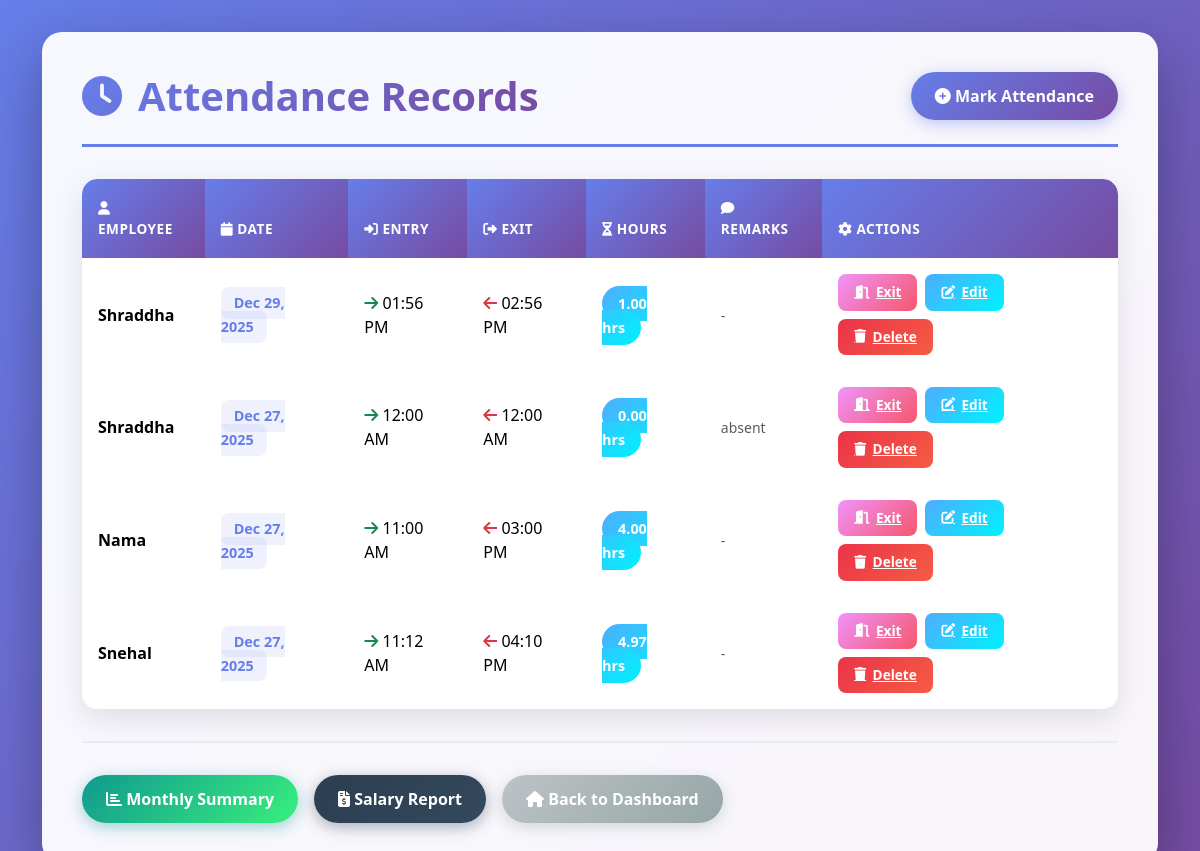
/attendance_view.php (signed in), run on the app's committed database.
### tables this page shows
CREATE TABLE `employee_attendance` (
  `Attendance_ID` int(11) NOT NULL,
  `Employee_ID` int(11) NOT NULL,
  `Attendance_Date` date NOT NULL,
  `Entry_Time` time NOT NULL,
  `Exit_Time` time DEFAULT NULL,
  `Working_Hours` decimal(5,2) DEFAULT NULL,
  `Remarks` varchar(255) DEFAULT NULL,
  `Recorded_At` timestamp NOT NULL DEFAULT current_timestamp()
);

CREATE TABLE `employees` (
  `Employee_ID` int(11) NOT NULL,
  `Employee_Name` varchar(100) NOT NULL,
  `Hourly_Rate` decimal(8,2) NOT NULL DEFAULT 100.00,
  `Status` enum('Active','Inactive') DEFAULT 'Active',
  `Created_At` timestamp NOT NULL DEFAULT current_timestamp()
);

### attendance_view.php (the view, shortened to what this page needs)
<?php
include 'db_connect.php';
$sql = "
SELECT
    a.Attendance_ID,
    e.Employee_Name,
    a.Attendance_Date,
    a.Entry_Time,
    a.Exit_Time,
    a.Working_Hours,
    a.Remarks
FROM EMPLOYEE_ATTENDANCE a
JOIN EMPLOYEES e ON a.Employee_ID = e.Employee_ID
ORDER BY a.Attendance_Date DESC, a.Entry_Time ASC
";
$result = $conn->query($sql);
?>
<!DOCTYPE html>
<html lang="en">
<head>
    <link href="https://cdn.jsdelivr.net/npm/bootstrap@5.3.3/dist/css/bootstrap.min.css" rel="stylesheet">
    <link rel="stylesheet" href="https://cdnjs.cloudflare.com/ajax/libs/font-awesome/6.4.0/css/all.min.css">
</head>
<body>
<div class="container">
    <div class="main-container">
        <div class="page-header">
            <h1 class="page-title">
                <i class="fas fa-clock"></i>
                Attendance Records
            </h1>
            <a href="attendance_entry.php" class="btn btn-gradient">
                <i class="fas fa-plus-circle"></i> Mark Attendance
            </a>
        </div>
        <div class="card-custom">
            <div class="table-container">
                <table class="table table-modern">
                    <thead>
                        <tr>
                            <th><i class="fas fa-user"></i> Employee</th>
                            <th><i class="fas fa-calendar"></i> Date</th>
                            <th><i class="fas fa-sign-in-alt"></i> Entry</th>
                            <th><i class="fas fa-sign-out-alt"></i> Exit</th>
                            <th><i class="fas fa-hourglass-half"></i> Hours</th>
                            <th><i class="fas fa-comment"></i> Remarks</th>
                            <th><i class="fas fa-cog"></i> Actions</th>
                        </tr>
                    </thead>
                    <tbody>
                    <?php if ($result->num_rows > 0): ?>
                        <?php while ($row = $result->fetch_assoc()): ?>
                            <tr>
                                <td class="employee-name">
                                    <?= htmlspecialchars($row['Employee_Name']) ?>
                                </td>
                                <td>
                                    <span class="time-badge">
                                        <?= date('M d, Y', strtotime($row['Attendance_Date'])) ?>
                                    </span>
                                </td>
                                <td>
                                    <i class="fas fa-arrow-right text-success"></i>
                                    <?= date('h:i A', strtotime($row['Entry_Time'])) ?>
                                </td>
                                <td>
                                    <?php if ($row['Exit_Time']): ?>
                                        <i class="fas fa-arrow-left text-danger"></i>
                                        <?= date('h:i A', strtotime($row['Exit_Time'])) ?>
                                    <?php else: ?>
                                        <span class="badge-pending">Pending</span>
                                    <?php endif; ?>
                                </td>
                                <td>
                                    <?php if ($row['Working_Hours']): ?>
                                        <span class="badge-hours">
                                            <?= number_format($row['Working_Hours'], 2) ?> hrs
                                        </span>
                                    <?php else: ?>
                                        <span class="text-muted">-</span>
                                    <?php endif; ?>
                                </td>
                                <td>
                                    <small class="text-muted">
                                        <?= htmlspecialchars($row['Remarks']) ?: '-' ?>
                                    </small>
                                </td>
                                <td>
                                    <div class="action-buttons">
                                        <a href="attendance_exit_update.php?id=<?= $row['Attendance_ID'] ?>"
                                           class="btn-action btn-exit">
                                            <i class="fas fa-door-open"></i> Exit
                                        </a>
                                        <a href="attendance_edit.php?id=<?= $row['Attendance_ID'] ?>"
                                           class="btn-action btn-edit">
                                            <i class="fas fa-edit"></i> Edit
                                        </a>
                                        <a href="attendance_delete.php?id=<?= $row['Attendance_ID'] ?>"
                                           class="btn-action btn-delete"
                                           onclick="return confirm('Are you sure you want to delete this record?')">
                                            <i class="fas fa-trash"></i> Delete
                                        </a>
                                    </div>
                                </td>
                            </tr>
                        <?php endwhile; ?>
                    <?php endif; ?>
                    </tbody>
                </table>
            </div>
        </div>
        <div class="bottom-actions">
            <a href="attendance_monthly_summary.php" class="btn btn-gradient btn-success-gradient">
                <i class="fas fa-chart-bar"></i> Monthly Summary
            </a>
            <a href="salary_report.php" class="btn btn-gradient btn-dark-gradient">
                <i class="fas fa-file-invoice-dollar"></i> Salary Report
            </a>
            <a href="index.php" class="btn btn-gradient btn-secondary-gradient">
                <i class="fas fa-home"></i> Back to Dashboard
            </a>
        </div>
    </div>
</div>
</body>
</html>

### attendance_view.php (style rules this page uses)
:root { --primary-gradient: linear-gradient(135deg, #667eea 0%, #764ba2 100%); --success-gradient: linear-gradient(135deg, #11998e 0%, #38ef7d 100%); --danger-gradient: linear-gradient(135deg, #eb3349 0%, #f45c43 100%); --warning-gradient: linear-gradient(135deg, #f093fb 0%, #f5576c 100%); --info-gradient: linear-gradient(135deg, #4facfe 0%, #00f2fe 100%); }
body { background: linear-gradient(135deg, #667eea 0%, #764ba2 100%); min-height: 100vh; font-family: 'Segoe UI', Tahoma, Geneva, Verdana, sans-serif; padding: 2rem 0; }
.main-container { background: rgba(255, 255, 255, 0.95); border-radius: 20px; box-shadow: 0 20px 60px rgba(0, 0, 0, 0.3); padding: 2.5rem; backdrop-filter: blur(10px); }
.page-header { display: flex; justify-content: space-between; align-items: center; margin-bottom: 2rem; padding-bottom: 1.5rem; border-bottom: 3px solid #667eea; }
.page-title { font-size: 2.5rem; font-weight: 700; background: var(--primary-gradient); -webkit-background-clip: text; -webkit-text-fill-color: transparent; background-clip: text; margin: 0; display: flex; align-items: center; gap: 1rem; }
.btn-gradient { background: var(--primary-gradient); border: none; color: white; padding: 0.75rem 1.5rem; border-radius: 50px; font-weight: 600; transition: all 0.3s ease; box-shadow: 0 4px 15px rgba(102, 126, 234, 0.4); }
.btn-success-gradient { background: var(--success-gradient); box-shadow: 0 4px 15px rgba(17, 153, 142, 0.4); }
.card-custom { border: none; border-radius: 15px; box-shadow: 0 10px 30px rgba(0, 0, 0, 0.1); overflow: hidden; margin-bottom: 2rem; }
.table-container { overflow-x: auto; border-radius: 15px; }
.table-modern { margin: 0; border-collapse: separate; border-spacing: 0; }
.table-modern thead th { background: var(--primary-gradient); color: white; font-weight: 600; text-transform: uppercase; font-size: 0.85rem; letter-spacing: 0.5px; padding: 1.2rem 1rem; border: none; position: sticky; top: 0; z-index: 10; }
.table-modern tbody tr { transition: all 0.3s ease; border-bottom: 1px solid #e9ecef; }
.table-modern tbody td { padding: 1rem; vertical-align: middle; border: none; }
.badge-hours { background: var(--info-gradient); color: white; padding: 0.5rem 1rem; border-radius: 20px; font-weight: 600; font-size: 0.9rem; }
.action-buttons { display: flex; gap: 0.5rem; flex-wrap: wrap; }
.btn-action { padding: 0.5rem 1rem; border-radius: 8px; font-size: 0.85rem; font-weight: 600; border: none; color: white; transition: all 0.3s ease; display: inline-flex; align-items: center; gap: 0.4rem; }
.btn-exit { background: var(--warning-gradient); }
.btn-edit { background: var(--info-gradient); }
.btn-delete { background: var(--danger-gradient); }
.bottom-actions { display: flex; gap: 1rem; flex-wrap: wrap; margin-top: 2rem; padding-top: 2rem; border-top: 2px solid #e9ecef; }
.btn-dark-gradient { background: linear-gradient(135deg, #2c3e50 0%, #34495e 100%); box-shadow: 0 4px 15px rgba(44, 62, 80, 0.4); }
.btn-secondary-gradient { background: linear-gradient(135deg, #bdc3c7 0%, #95a5a6 100%); box-shadow: 0 4px 15px rgba(149, 165, 166, 0.4); }
.employee-name { font-weight: 600; color: #2c3e50; }
.time-badge { background: rgba(102, 126, 234, 0.1); padding: 0.4rem 0.8rem; border-radius: 8px; color: #667eea; font-weight: 600; font-size: 0.9rem; }

### data on the page
employee_attendance: Employee_ID.Employee_Name "Shraddha", Attendance_Date "Dec 29, 2025", Entry_Time "01:56 PM", Exit_Time "02:56 PM", Working_Hours "1.00", Remarks "-"
employee_attendance: Employee_ID.Employee_Name "Shraddha", Attendance_Date "Dec 27, 2025", Entry_Time "12:00 AM", Exit_Time "12:00 AM", Working_Hours "0.00", Remarks "absent"
employee_attendance: Employee_ID.Employee_Name "Nama", Attendance_Date "Dec 27, 2025", Entry_Time "11:00 AM", Exit_Time "03:00 PM", Working_Hours "4.00", Remarks "-"
employee_attendance: Employee_ID.Employee_Name "Snehal", Attendance_Date "Dec 27, 2025", Entry_Time "11:12 AM", Exit_Time "04:10 PM", Working_Hours "4.97", Remarks "-"
